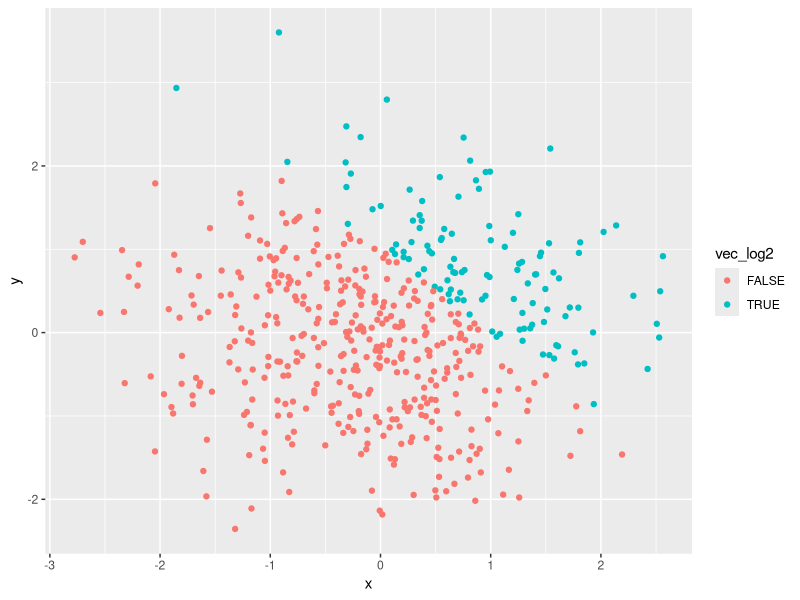
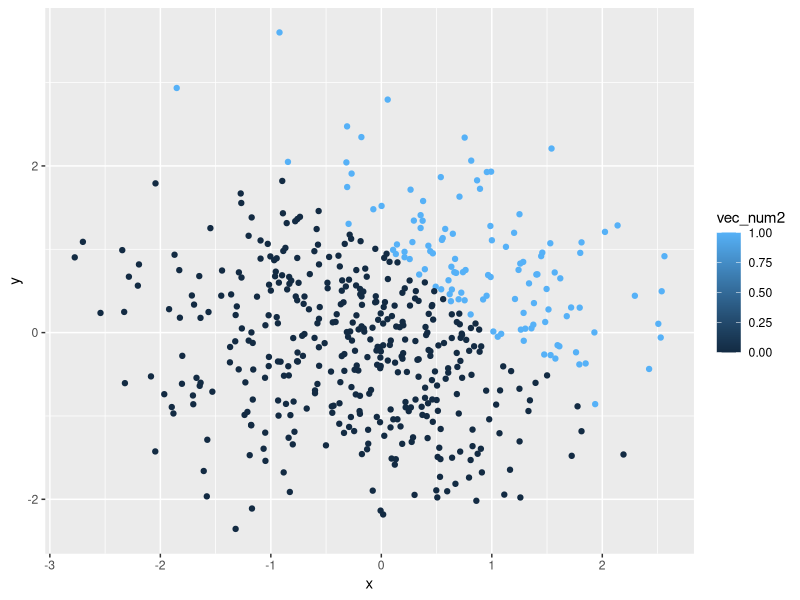
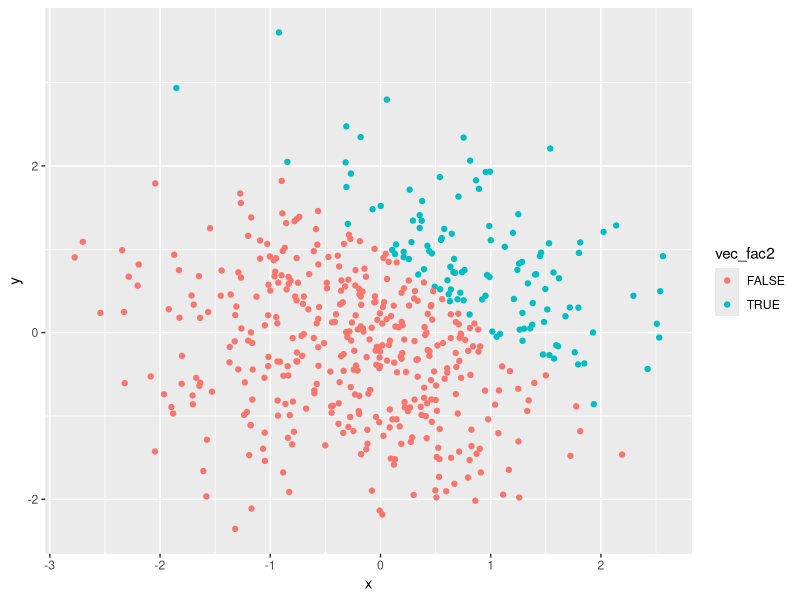
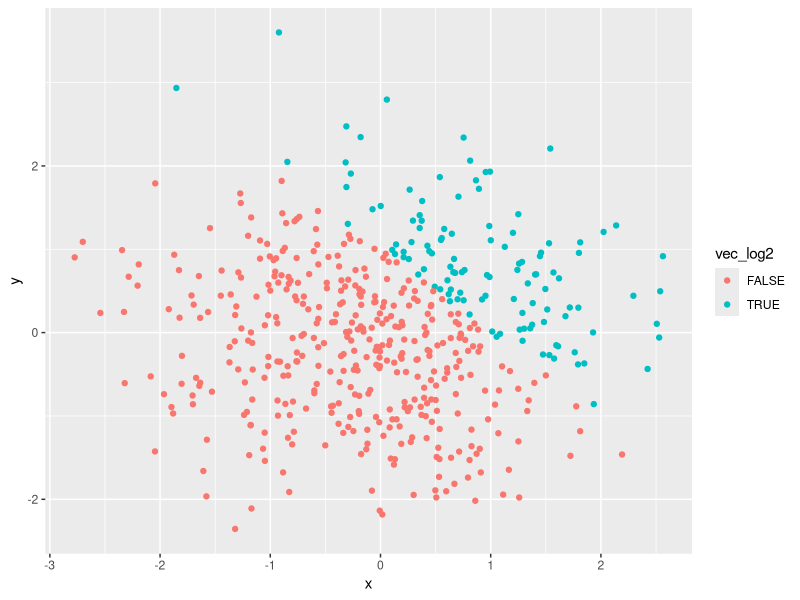

Reproduce these figures in R, in order.
## ---- chunk 1
knitr::opts_chunk$set(echo = TRUE)
library(tidyverse)
## ---- chunk 2
library(tidyverse)

la_df= tibble(
  norm_samp = rnorm(8),
  norm_samp_pos = norm_samp > 0,
  vec_char = c("a","b","c","d","e","f","g","h"),
  vec_factor = factor(c("low","med","high","low","low","med","high","high"))

)

mean(pull(la_df, norm_samp))
mean(pull(la_df, norm_samp_pos))
mean(pull(la_df, vec_char))
mean(pull(la_df, vec_factor))

## ---- chunk 3

#convert the logical vector to numeric and multiply the random sample by the result
as.numeric(pull(la_df, norm_samp_pos))*pull(la_df, norm_samp)

#convert the logical vector to factor and multiply the random sample by the result
as.factor(pull(la_df, norm_samp_pos))*pull(la_df, norm_samp)

#convert the logical vector to a factor and then convert the result to numeric, and multiply the random sample by the result
as.numeric(as.factor(pull(la_df, norm_samp_pos)))*pull(la_df, norm_samp)
## ---- chunk 4
p2_df= tibble(
  x = rnorm(500),
  y = rnorm(500),
  vec_log2 = x + y > 1,
  vec_num2 = as.numeric(vec_log2),
  vec_fac2 = as.factor(vec_log2)
)

## ---- chunk 5
#A scatterplot for logical vector
ggplot(p2_df, aes (x = x, y = y, color = vec_log2)) + geom_point()

#A scatterplot for numeric vector
ggplot(p2_df, aes (x = x, y = y, color = vec_num2)) + geom_point()

#A scatterplot for factor vector
ggplot(p2_df, aes (x = x, y = y, color = vec_fac2)) + geom_point()

## ---- chunk 6
ggsave("Problem2_firstplot.pdf",plot = ggplot(p2_df, aes (x = x, y = y, color = vec_log2)) + geom_point())

